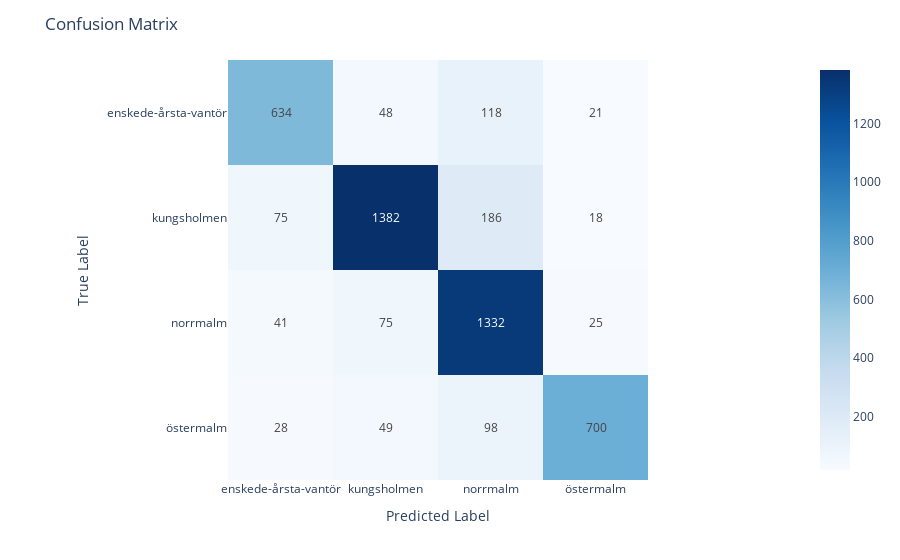

The code cell stored with this chart in its notebook:
### Code cell
evaluate_model(df_extended, labels, 'model_GradientBoostingClassifier(random_state=42)_4y', add_features='y')

### Figure 1 — Plotly figure (JSON) as saved in the notebook; plotly's stock layout.template omitted (floating-point values rounded to 4 significant figures)
{"data": [{"coloraxis": "coloraxis", "hovertemplate": "x: %{x}<br>y: %{y}<br>color: %{z}<extra></extra>", "name": "0", "texttemplate": "%{z}", "type": "heatmap", "x": ["enskede-årsta-vantör", "kungsholmen", "norrmalm", "östermalm"], "xaxis": "x", "y": ["enskede-årsta-vantör", "kungsholmen", "norrmalm", "östermalm"], "yaxis": "y", "z": [[634, 48, 118, 21], [75, 1382, 186, 18], [41, 75, 1332, 25], [28, 49, 98, 700]]}], "layout": {"coloraxis": {"colorscale": [[0, "rgb(247,251,255)"], [0.125, "rgb(222,235,247)"], [0.25, "rgb(198,219,239)"], [0.375, "rgb(158,202,225)"], [0.5, "rgb(107,174,214)"], [0.625, "rgb(66,146,198)"], [0.75, "rgb(33,113,181)"], [0.875, "rgb(8,81,156)"], [1, "rgb(8,48,107)"]]}, "margin": {"t": 60}, "title": {"text": "Confusion Matrix"}, "xaxis": {"anchor": "y", "constrain": "domain", "domain": [0, 1], "scaleanchor": "y", "title": {"text": "Predicted Label"}}, "yaxis": {"anchor": "x", "autorange": "reversed", "constrain": "domain", "domain": [0, 1], "title": {"text": "True Label"}}}}
